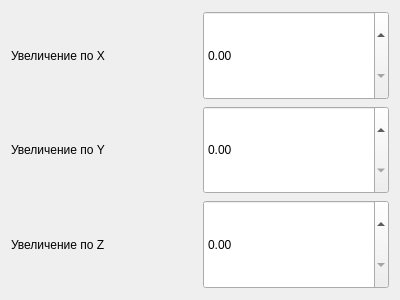
<?xml version="1.0" encoding="UTF-8"?>
<ui version="4.0">
 <class>Scaling</class>
 <widget class="QWidget" name="Scaling">
  <property name="geometry">
   <rect>
    <x>0</x>
    <y>0</y>
    <width>400</width>
    <height>300</height>
   </rect>
  </property>
  <property name="windowTitle">
   <string>Form</string>
  </property>
  <layout class="QHBoxLayout" name="horizontalLayout_2">
   <item>
    <layout class="QVBoxLayout" name="verticalLayout_3">
     <item>
      <layout class="QHBoxLayout" name="horizontalLayout">
       <item>
        <layout class="QVBoxLayout" name="verticalLayout">
         <item>
          <widget class="QLabel" name="label">
           <property name="text">
            <string>Увеличение по X</string>
           </property>
          </widget>
         </item>
         <item>
          <widget class="QLabel" name="label_2">
           <property name="text">
            <string>Увеличение по Y</string>
           </property>
          </widget>
         </item>
         <item>
          <widget class="QLabel" name="label_3">
           <property name="text">
            <string>Увеличение по Z</string>
           </property>
          </widget>
         </item>
        </layout>
       </item>
       <item>
        <layout class="QVBoxLayout" name="verticalLayout_2">
         <item>
          <widget class="QDoubleSpinBox" name="doubleSpinBox">
           <property name="sizePolicy">
            <sizepolicy hsizetype="Minimum" vsizetype="Expanding">
             <horstretch>0</horstretch>
             <verstretch>0</verstretch>
            </sizepolicy>
           </property>
          </widget>
         </item>
         <item>
          <widget class="QDoubleSpinBox" name="doubleSpinBox_2">
           <property name="sizePolicy">
            <sizepolicy hsizetype="Minimum" vsizetype="Expanding">
             <horstretch>0</horstretch>
             <verstretch>0</verstretch>
            </sizepolicy>
           </property>
          </widget>
         </item>
         <item>
          <widget class="QDoubleSpinBox" name="doubleSpinBox_3">
           <property name="sizePolicy">
            <sizepolicy hsizetype="Minimum" vsizetype="Expanding">
             <horstretch>0</horstretch>
             <verstretch>0</verstretch>
            </sizepolicy>
           </property>
          </widget>
         </item>
        </layout>
       </item>
      </layout>
     </item>
    </layout>
   </item>
  </layout>
 </widget>
 <resources/>
 <connections/>
</ui>
